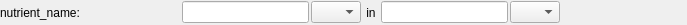
<?xml version="1.0" encoding="UTF-8"?>
<ui version="4.0">
 <class>nutrient_ratio_editor_view</class>
 <widget class="QWidget" name="nutrient_ratio_editor_view">
  <property name="geometry">
   <rect>
    <x>0</x>
    <y>0</y>
    <width>687</width>
    <height>25</height>
   </rect>
  </property>
  <property name="sizePolicy">
   <sizepolicy hsizetype="Preferred" vsizetype="Maximum">
    <horstretch>0</horstretch>
    <verstretch>0</verstretch>
   </sizepolicy>
  </property>
  <property name="minimumSize">
   <size>
    <width>0</width>
    <height>25</height>
   </size>
  </property>
  <property name="maximumSize">
   <size>
    <width>16777215</width>
    <height>35</height>
   </size>
  </property>
  <property name="windowTitle">
   <string>Form</string>
  </property>
  <layout class="QHBoxLayout" name="horizontalLayout">
   <property name="spacing">
    <number>2</number>
   </property>
   <property name="leftMargin">
    <number>0</number>
   </property>
   <property name="topMargin">
    <number>0</number>
   </property>
   <property name="rightMargin">
    <number>0</number>
   </property>
   <property name="bottomMargin">
    <number>0</number>
   </property>
   <item>
    <widget class="QLabel" name="lbl_nutrient_name">
     <property name="minimumSize">
      <size>
       <width>180</width>
       <height>0</height>
      </size>
     </property>
     <property name="text">
      <string>nutrient_name: </string>
     </property>
    </widget>
   </item>
   <item>
    <widget class="QLineEdit" name="txt_nutrient_mass">
     <property name="maximumSize">
      <size>
       <width>160</width>
       <height>16777215</height>
      </size>
     </property>
    </widget>
   </item>
   <item>
    <widget class="QComboBox" name="cmb_nutrient_mass_unit">
     <property name="maximumSize">
      <size>
       <width>50</width>
       <height>16777215</height>
      </size>
     </property>
    </widget>
   </item>
   <item>
    <widget class="QLabel" name="label_2">
     <property name="text">
      <string> in </string>
     </property>
    </widget>
   </item>
   <item>
    <widget class="QLineEdit" name="txt_ingredient_qty">
     <property name="maximumSize">
      <size>
       <width>160</width>
       <height>16777215</height>
      </size>
     </property>
    </widget>
   </item>
   <item>
    <widget class="QComboBox" name="cmb_ingredient_qty_unit">
     <property name="maximumSize">
      <size>
       <width>50</width>
       <height>16777215</height>
      </size>
     </property>
    </widget>
   </item>
   <item>
    <spacer name="horizontalSpacer">
     <property name="orientation">
      <enum>Qt::Horizontal</enum>
     </property>
     <property name="sizeHint" stdset="0">
      <size>
       <width>40</width>
       <height>20</height>
      </size>
     </property>
    </spacer>
   </item>
  </layout>
 </widget>
 <resources/>
 <connections/>
</ui>
